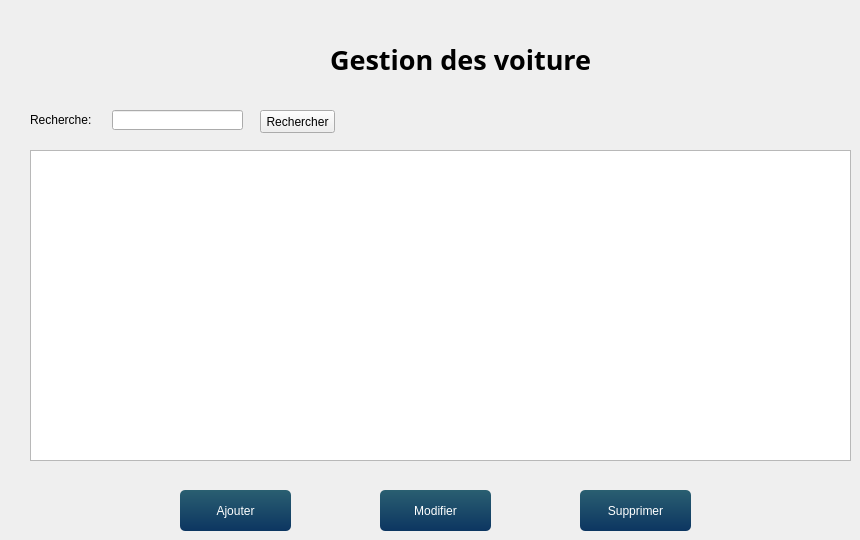
   <widget class="QWidget" name="page_2">
    <widget class="QLabel" name="label_2">
     <property name="geometry">
      <rect>
       <x>330</x>
       <y>39</y>
       <width>261</width>
       <height>41</height>
      </rect>
     </property>
     <property name="font">
      <font>
       <family>Script MT Bold</family>
       <pointsize>20</pointsize>
       <weight>75</weight>
       <bold>true</bold>
      </font>
     </property>
     <property name="text">
      <string>Gestion des voitures</string>
     </property>
    </widget>
    <widget class="QLineEdit" name="SearchCarMat">
     <property name="geometry">
      <rect>
       <x>112</x>
       <y>110</y>
       <width>131</width>
       <height>20</height>
      </rect>
     </property>
     <property name="inputMask">
      <string/>
     </property>
     <property name="text">
      <string/>
     </property>
     <property name="cursorPosition">
      <number>0</number>
     </property>
    </widget>
    <widget class="QPushButton" name="AddVoiture">
     <property name="geometry">
      <rect>
       <x>180</x>
       <y>490</y>
       <width>111</width>
       <height>41</height>
      </rect>
     </property>
     <property name="styleSheet">
      <string notr="true">QPushButton{
	background-color: qlineargradient(spread:pad, x1:1, y1:0, x2:1, y2:1, stop:0 rgba(42, 95, 113, 255),stop:1 rgba(12, 53, 97, 255));
	color: #fff;
	border: 0px;
	border-radius: 5px;
	padding: 5px;
}

QPushButton::hover
{
	background-color: qlineargradient(spread:pad, x1:1, y1:0, x2:1, y2:1, stop:0 rgba(167, 214, 50, 255),stop:1 rgba(98, 169, 67, 255));
	color: #fff;

}
QPushButton::pressed
{
	background-color: qlineargradient(spread:pad, x1:1, y1:0, x2:1, y2:1, stop:0 rgba(147, 194, 30, 255),stop:1 rgba(78, 149, 47, 255));
	color: #fff;
	border: 0px;
	border-radius: 5px;
	padding: 5px;

}</string>
     </property>
     <property name="text">
      <string>Ajouter</string>
     </property>
    </widget>
    <widget class="QTableView" name="AfficherTabVoit">
     <property name="geometry">
      <rect>
       <x>30</x>
       <y>150</y>
       <width>821</width>
       <height>311</height>
      </rect>
     </property>
    </widget>
    <widget class="QLabel" name="label_35">
     <property name="geometry">
      <rect>
       <x>30</x>
       <y>110</y>
       <width>71</width>
       <height>20</height>
      </rect>
     </property>
     <property name="text">
      <string>Recherche:</string>
     </property>
    </widget>
    <widget class="QPushButton" name="SearchCar_3">
     <property name="geometry">
      <rect>
       <x>260</x>
       <y>110</y>
       <width>75</width>
       <height>23</height>
      </rect>
     </property>
     <property name="text">
      <string>Rechercher</string>
     </property>
    </widget>
    <widget class="QPushButton" name="DELCAR">
     <property name="geometry">
      <rect>
       <x>580</x>
       <y>490</y>
       <width>111</width>
       <height>41</height>
      </rect>
     </property>
     <property name="styleSheet">
      <string notr="true">QPushButton{
	background-color: qlineargradient(spread:pad, x1:1, y1:0, x2:1, y2:1, stop:0 rgba(42, 95, 113, 255),stop:1 rgba(12, 53, 97, 255));
	color: #fff;
	border: 0px;
	border-radius: 5px;
	padding: 5px;
}

QPushButton::hover
{
	background-color: qlineargradient(spread:pad, x1:1, y1:0, x2:1, y2:1, stop:0 rgba(167, 214, 50, 255),stop:1 rgba(98, 169, 67, 255));
	color: #fff;

}
QPushButton::pressed
{
	background-color: qlineargradient(spread:pad, x1:1, y1:0, x2:1, y2:1, stop:0 rgba(147, 194, 30, 255),stop:1 rgba(78, 149, 47, 255));
	color: #fff;
	border: 0px;
	border-radius: 5px;
	padding: 5px;

}</string>
     </property>
     <property name="text">
      <string>Supprimer</string>
     </property>
    </widget>
    <widget class="QPushButton" name="SearchCar">
     <property name="geometry">
      <rect>
       <x>380</x>
       <y>490</y>
       <width>111</width>
       <height>41</height>
      </rect>
     </property>
     <property name="styleSheet">
      <string notr="true">QPushButton{
	background-color: qlineargradient(spread:pad, x1:1, y1:0, x2:1, y2:1, stop:0 rgba(42, 95, 113, 255),stop:1 rgba(12, 53, 97, 255));
	color: #fff;
	border: 0px;
	border-radius: 5px;
	padding: 5px;
}

QPushButton::hover
{
	background-color: qlineargradient(spread:pad, x1:1, y1:0, x2:1, y2:1, stop:0 rgba(167, 214, 50, 255),stop:1 rgba(98, 169, 67, 255));
	color: #fff;

}
QPushButton::pressed
{
	background-color: qlineargradient(spread:pad, x1:1, y1:0, x2:1, y2:1, stop:0 rgba(147, 194, 30, 255),stop:1 rgba(78, 149, 47, 255));
	color: #fff;
	border: 0px;
	border-radius: 5px;
	padding: 5px;

}</string>
     </property>
     <property name="text">
      <string>Modifier</string>
     </property>
    </widget>
   </widget>
